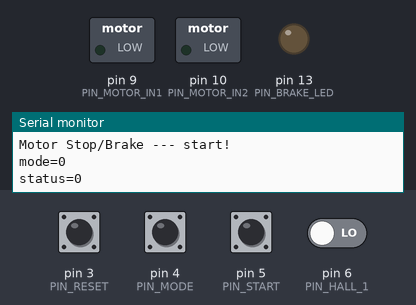
Recording of a sketch running on a simulated Arduino Uno, built with avr-gcc and run on an emulated ATmega328P. Shown: switched loads named in the sketch (green lamp = pin HIGH), output pins drawn as LEDs (lit = HIGH), the last lines printed to the serial monitor. Inputs (shaded band) come from the test bench; at power-on: pin 3 (PIN_RESET), pin 4 (PIN_MODE), pin 5 (PIN_START) HIGH, pin 6 (PIN_HALL_1) LOW.

Above: at 1.2 s.
1.3 s: pin 5 (PIN_START) pulled LOW for 0.15 s
At 2.58 s:
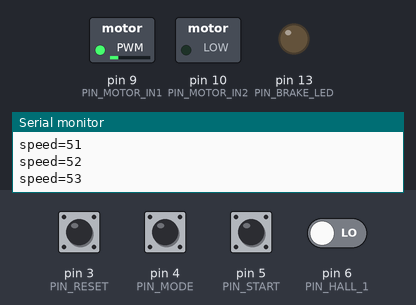
4.3 s: pin 3 (PIN_RESET) pulled LOW for 0.15 s
5.9 s: pin 4 (PIN_MODE) pulled LOW for 1 s
At 8.0 s:
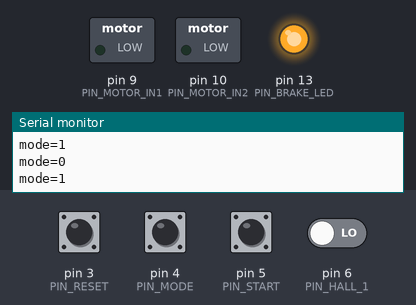
8.4 s: pin 5 (PIN_START) pulled LOW for 1 s
At 9.69 s:
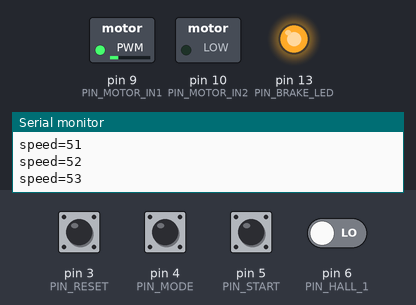
11.4 s: pin 6 (PIN_HALL_1) driven HIGH
At 12.0 s:
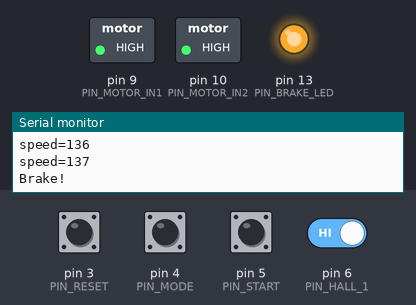
12.9 s: pin 4 (PIN_MODE) pulled LOW for 0.15 s
At 13.2 s:
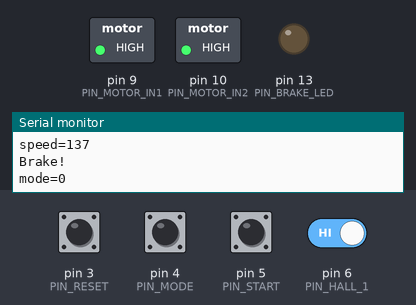
Timing chart, 0 to 15.5 s (numbered marks = the images above; inputs shaded):
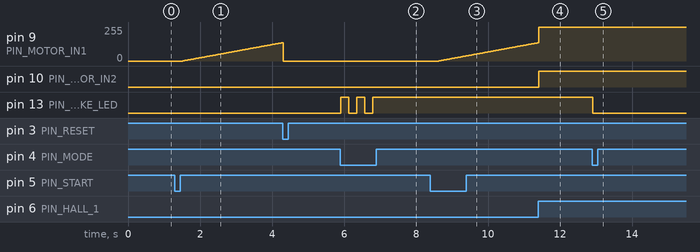

The sketch:

motor_stop_brake.ino
```cpp
#define PIN_RESET     3
#define PIN_MODE      4
#define PIN_START     5
#define PIN_HALL_1    6

#define PIN_MOTOR_IN1 9
#define PIN_MOTOR_IN2 10

#define PIN_BRAKE_LED 13

#define MODE_STOP   0
#define MODE_BRAKE  1

#define STATUS_STOP   LOW
#define STATUS_START  HIGH

#define START_SPEED   0

int mode = MODE_STOP;
int speed = 0;
int status = STATUS_STOP;

void setup() {
  // put your setup code here, to run once:
  Serial.begin(9600);
  Serial.println("Motor Stop/Brake --- start!");
  pinMode(PIN_MODE, INPUT);
  pinMode(PIN_START, INPUT);
  pinMode(PIN_HALL_1, INPUT);
  pinMode(PIN_MOTOR_IN1, OUTPUT);
  pinMode(PIN_MOTOR_IN2, OUTPUT);
  pinMode(PIN_BRAKE_LED, OUTPUT);

  // PWM 30kHz
  TCCR1A = 0b00000001;
  TCCR1B = 0b00000001;

  // Stop
  analogWrite(PIN_MOTOR_IN1, 0);
  analogWrite(PIN_MOTOR_IN2, 0);

  // MODE LED
  digitalWrite(PIN_BRAKE_LED, mode);
  Serial.print("mode=");
  Serial.println(mode);
  Serial.print("status=");
  Serial.println(status);
}

void loop() {
  // put your main code here, to run repeatedly:
  int temp;
  temp = digitalRead(PIN_RESET);
  if (temp == LOW) {
    analogWrite(PIN_MOTOR_IN1, 0);
    analogWrite(PIN_MOTOR_IN2, 0);
    speed = 0;
    status = STATUS_STOP;
    Serial.println("Reset!");
    delay(200);
  }
  if (status == STATUS_STOP) {
    temp = digitalRead(PIN_MODE);
    if (temp == LOW) {
      if (mode == MODE_STOP) {
        mode = MODE_BRAKE;
      } else {
        mode = MODE_STOP;
      }
      digitalWrite(PIN_BRAKE_LED, mode);
      Serial.print("mode=");
      Serial.println(mode);
      delay(200);
    }
    temp = digitalRead(PIN_START);
    if (temp == LOW) {
      status = STATUS_START;
      speed = START_SPEED;
      Serial.print("status=");
      Serial.println(status);
      delay(200);
    }
  } else {
    //Serial.println("PIN_HALL_1!");
    temp = digitalRead(PIN_HALL_1);
    if (temp == HIGH) {
      if (mode == MODE_BRAKE) {
        analogWrite(PIN_MOTOR_IN1, 255);
        analogWrite(PIN_MOTOR_IN2, 255);
        Serial.println("Brake!");
      } else {
        analogWrite(PIN_MOTOR_IN1, 0);
        analogWrite(PIN_MOTOR_IN2, 0);
        Serial.println("Stop!");
      }
      speed = 0;
      status = STATUS_STOP;
    } else {
      if (speed < 250) {
        speed += 1;
        analogWrite(PIN_MOTOR_IN1, speed);
        analogWrite(PIN_MOTOR_IN2, 0);
        Serial.print("speed=");
        Serial.println(speed);
      }
    }
  }
  delay(20);
}
```

Measured:
- after the input at 1.3 s, pin 9 (PIN_MOTOR_IN1): moves from 0/255 to 138/255 over 2.8 s, starting after 0.22 s
- after the input at 5.9 s, pin 13 (PIN_BRAKE_LED): alternates HIGH for 0.22 s and LOW for 0.22 s, 5 changes in all, then stays HIGH, starting at once
- after the input at 8.4 s, pin 9 (PIN_MOTOR_IN1): moves from 0/255 to 137/255 over 2.7 s, starting after 0.24 s
- after the input at 11.4 s, pin 10 (PIN_MOTOR_IN2): LOW → HIGH at once
- after the input at 12.9 s, pin 13 (PIN_BRAKE_LED): HIGH → LOW at once
